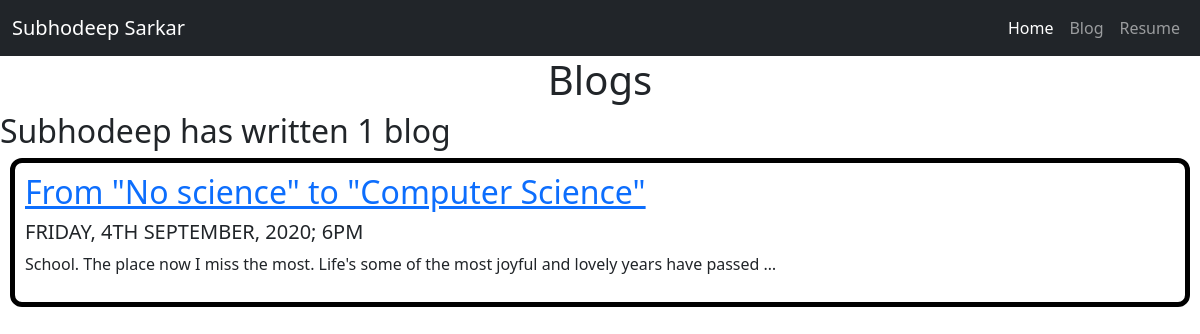
/blog/, run on an earlier commit of the app's database.
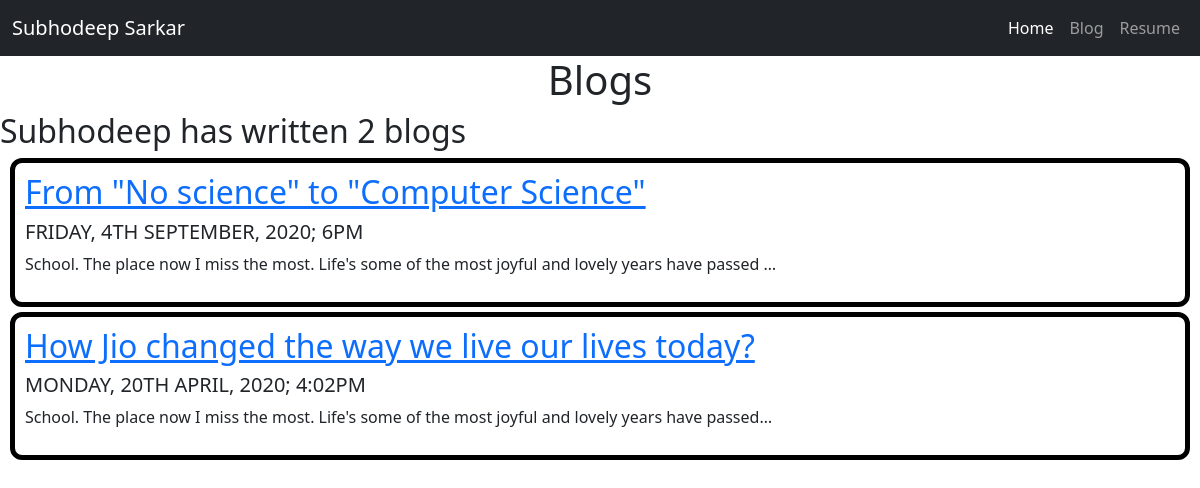
And on a later commit of the database.
### blog/models.py (models this page shows, shortened)
class blog(models.Model):
    title = models.CharField(max_length=100)
    date = models.DateTimeField()
    description = models.TextField()

### blog/views.py (the view)
# urls.py: path('',views.all_blogs,name="all_blogs"),
def all_blogs(request):
    blogs = blog.objects.all()
    return render(request,'blog/all_blogs.html',{'blogs': blogs})

### blog/templates/blog/all_blogs.html (shortened to what this page needs)
{% extends 'project/base.html' %}
{% block code %}
<h1 style="text-align:center">Blogs</h1>
<h2> Subhodeep has written {{ blogs.count }} blog{{ blogs.count | pluralize }} </h2>
{% for blog in blogs %}
<div style="border: 5px solid black; border-radius: 12px; padding: 10px; margin: 5px 10px"; >
<a href={% url 'blog:detail' blog.id %}><h2>{{ blog.title }}</h2></a>
<h5>{{ blog.date | date:'l, jS F, Y; fA' |  upper }}</h5>
<p>{{ blog.description | truncatechars:100 | striptags }}</p>
</div>
{% endfor %}
{% endblock %}

### project/templates/project/base.html (shortened to what this page needs)
<!doctype html>
<html lang="en">
  <head>
    <link href="https://cdn.jsdelivr.net/npm/bootstrap@5.0.0-beta1/dist/css/bootstrap.min.css" rel="stylesheet">
  </head>
  <body>
    <nav class="navbar navbar-expand-lg navbar-dark bg-dark">
        <div class="container-fluid">
          <a class="navbar-brand" href="#">Subhodeep Sarkar</a>
          <div class="d-flex justify-content-end">
          <div class="collapse navbar-collapse " id="navbarSupportedContent">
            <ul class="navbar-nav me-auto mb-2 mb-lg-0">
              <li class="nav-item">
                <a class="nav-link active" aria-current="page" href={% url 'home' %}>Home</a>
              </li>
              <li class="nav-item">
                <a class="nav-link" href={% url 'blog:all_blogs' %}>Blog</a>
              </li>
              <li class="nav-item">
                  {% load static %}
                <a class="nav-link" href={% static 'documents/SubhodeepSarkarResume.pdf' %}>Resume</a>
              </li>
            </ul>
          </div>
          </div>
        </div>
      </nav>
      {% block code %} {% endblock %}
  </body>
</html>

What changed in the data, as far as the page shows it:
added blog: title "How Jio changed the way we live our lives today?", date "MONDAY, 20TH APRIL, 2020; 4:02PM", description "School. The place now I miss the most. Life's some of the most joyful and lovely years have passed…"
Also different on the page:
{{ blogs.count }}: "1" → "2"
{{ blogs.count | pluralize }}: (not shown) → "s"
